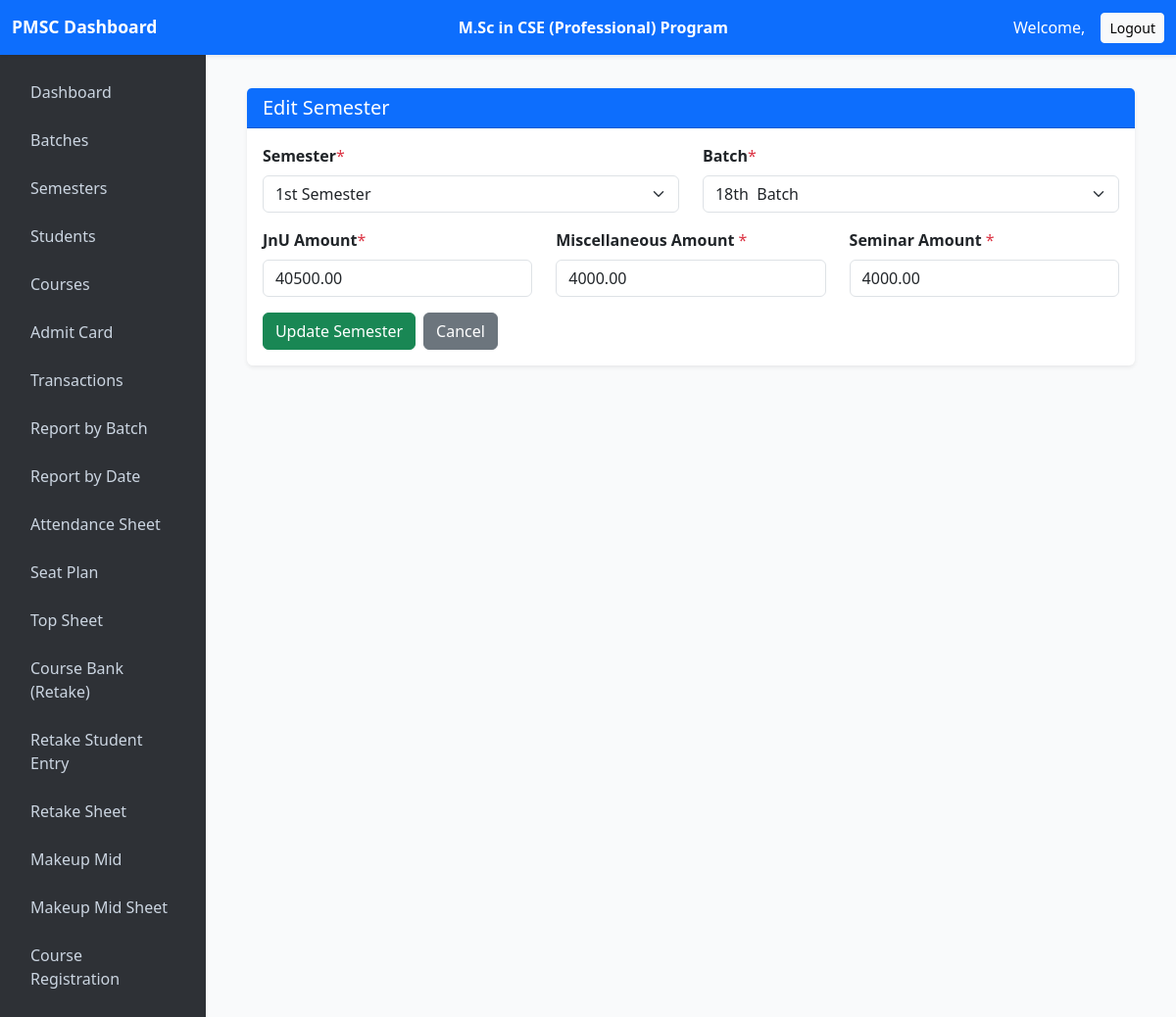
/index.php/admin/edit_semester/1, run on the app's committed database.
### tables this page shows
CREATE TABLE `semester` (
  `id` int(11) UNSIGNED NOT NULL,
  `semester_id` int(11) UNSIGNED NOT NULL,
  `batch_id` int(11) UNSIGNED NOT NULL,
  `jnu_amount` decimal(10,2) DEFAULT 0.00,
  `miscellaneous_amount` decimal(10,2) DEFAULT 0.00,
  `seminar_amount` decimal(10,2) DEFAULT 0.00
);

CREATE TABLE `batches` (
  `batch_id` int(11) UNSIGNED NOT NULL,
  `batch_name` varchar(100) DEFAULT NULL,
  `session` varchar(100) DEFAULT NULL
);

### application/controllers/Admin.php (called while the page is built, shortened)
<?php
class Admin extends CI_Controller {
    public function __construct() {
        $this->load->model('Admin_user_model');
        $this->load->model('Batch_model');
         $this->load->model('Student_model');
         $this->load->model('Course_model');
         $this->load->model('Course_Bank_model');
        $this->load->library('form_validation');
       $this->load->library(['upload', 'session']);
        $this->load->helper('url');
    }
public function edit_semester($id) {
    $this->load->model('Batch_model');
    $this->load->model('Semester_model');
    if ($this->input->method() == 'post') {
        $data = [
            'semester_id' => $this->input->post('semester_id'),
            'batch_id' => $this->input->post('batch_id'),
            'jnu_amount' => $this->input->post('jnu_amount'),
            'miscellaneous_amount' => $this->input->post('miscellaneous_amount'),
            'seminar_amount' => $this->input->post('seminar_amount'),
        ];
        $this->Semester_model->update($id, $data);
        $this->session->set_flashdata('success', 'Semester Updated Successfully.');
         $batch_id = $this->input->post('batch_id');
        redirect("admin/semesters/semesters?batch_id={$batch_id}");
    } else {
        $data['semester'] = $this->Semester_model->get_by_id($id);
        $data['batches'] = $this->Batch_model->get_all();
        $data['title'] = 'Edit Semester';
        $data['content'] = 'semester/edit';
        $this->load->view('admin/template', $data);
    }
}
}

### index.php (called while the page is built, shortened)
<?php
require_once BASEPATH.'core/CodeIgniter.php';

### application/models/Semester_model.php (called while the page is built, shortened)
<?php
class Semester_model extends CI_Model {
    public function get_by_id($id) {
        return $this->db->get_where('semester', ['id' => $id])->row();
    }
}

### application/models/Batch_model.php (called while the page is built, shortened)
<?php
class Batch_model extends CI_Model {
    public function get_all() {
        return $this->db->get('batches')->result();
    }
}

### application/views/semester/edit.php (the view, shortened to what this page needs)
<div class="container mt-1">
    <div class="card shadow-sm border-0">
        <div class="card-header bg-primary text-white">
            <h5 class="mb-0">Edit Semester</h5>
        </div>
        <div class="card-body">
            <form action="<?= site_url('admin/edit_semester/' . $semester->id) ?>" method="post">
                <?php
                function getSemesterName($id) {
                    $names = [
                        1 => "1st Semester",
                        2 => "2nd Semester",
                        3 => "3rd Semester"
                    ];
                    return $names[$id] ?? "Semester $id";
                }
                ?>
                <div class="row mb-3">
                    <div class="col-md-6">
                        <label class="form-label"><strong>Semester</strong><span class="text-danger">*</span></label>
                        <select name="semester_id" class="form-select" required>
                            <?php if (!empty($semester->semester_id)): ?>
                                <option value="<?= htmlspecialchars($semester->semester_id) ?>">
                                    <?= getSemesterName($semester->semester_id) ?>
                                </option>
                            <?php else: ?>
                                <option value="">-- Select Semester --</option>
                            <?php endif; ?>
                        </select>
                    </div>
                    <div class="col-md-6">
                        <label class="form-label"><strong>Batch</strong><span class="text-danger">*</span></label>
                        <select name="batch_id" class="form-select" required>
                            <?php foreach ($batches as $batch): ?>
                                <option value="<?= $batch->batch_id ?>" <?= ($semester->batch_id == $batch->batch_id) ? 'selected' : '' ?>>
                                    <?= htmlspecialchars($batch->batch_name) ?>
                                </option>
                            <?php endforeach; ?>
                        </select>
                    </div>
                </div>
                <div class="row mb-3">
                    <div class="col-md-4">
                        <label class="form-label"><strong>JnU Amount</strong><span class="text-danger">*</span></label>
                        <input type="number" step="0.01" name="jnu_amount" class="form-control" value="<?= $semester->jnu_amount ?>" required>
                    </div>
                    <div class="col-md-4">
                        <label class="form-label"><strong>Miscellaneous Amount</strong> <span class="text-danger">*</span></label>
                        <input type="number" step="0.01" name="miscellaneous_amount" class="form-control" value="<?= $semester->miscellaneous_amount ?>" required>
                    </div>
                    <div class="col-md-4">
                        <label class="form-label"><strong> Seminar Amount </strong><span class="text-danger">*</span></label>
                        <input type="number" step="0.01" name="seminar_amount" class="form-control" value="<?= $semester->seminar_amount ?>" required>
                    </div>
                </div>
                <div class="d-flex justify-content-left">
                    <button type="submit" class="btn btn-success me-2">Update Semester</button>
                    <a href="<?= site_url('admin/semesters') ?>" class="btn btn-secondary">Cancel</a>
                </div>
            </form>
        </div>
    </div>
</div>

### application/views/admin/template.php (style rules this page uses)
body { min-height: 100vh; display: flex; flex-direction: column; }

### data on the page
semester: semester_id "1st Semester", batch_id "18th Batch", jnu_amount "40500.00", miscellaneous_amount "4000.00", seminar_amount "4000.00"
